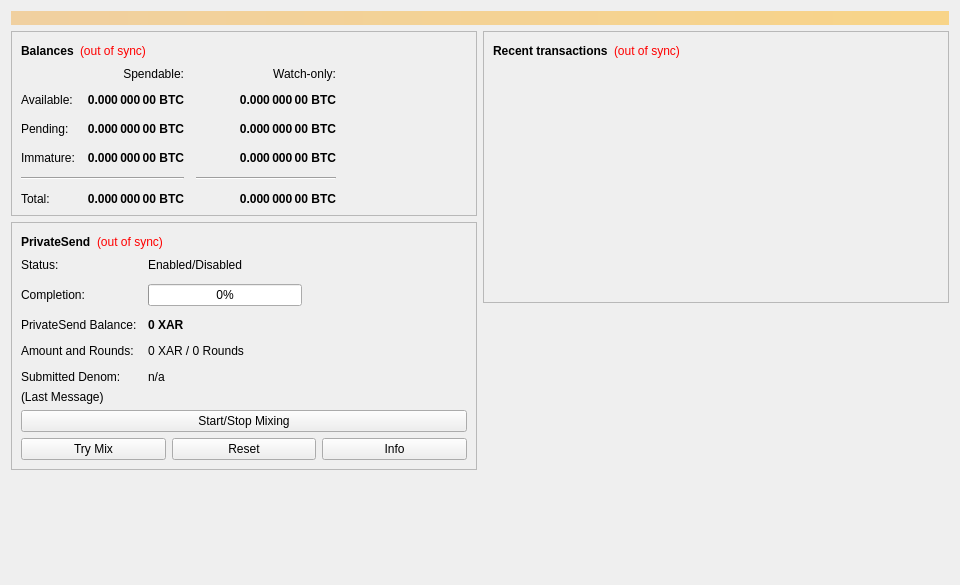
<?xml version="1.0" encoding="UTF-8"?>
<ui version="4.0">
 <class>OverviewPage</class>
 <widget class="QWidget" name="OverviewPage">
  <property name="geometry">
   <rect>
    <x>0</x>
    <y>0</y>
    <width>960</width>
    <height>585</height>
   </rect>
  </property>
  <property name="minimumSize">
   <size>
    <width>960</width>
    <height>0</height>
   </size>
  </property>
  <property name="windowTitle">
   <string>Form</string>
  </property>
  <layout class="QVBoxLayout" name="topLayout">
   <item>
    <widget class="QLabel" name="labelAlerts">
     <property name="visible">
      <bool>false</bool>
     </property>
     <property name="styleSheet">
      <string notr="true">QLabel { background-color: qlineargradient(x1: 0, y1: 0, x2: 1, y2: 0, stop:0 #F0D0A0, stop:1 #F8D488); color:#000000; }</string>
     </property>
     <property name="wordWrap">
      <bool>true</bool>
     </property>
     <property name="margin">
      <number>3</number>
     </property>
     <property name="textInteractionFlags">
      <set>Qt::TextSelectableByMouse</set>
     </property>
    </widget>
   </item>
   <item>
    <layout class="QHBoxLayout" name="horizontalLayout" stretch="1,1">
     <item>
      <layout class="QVBoxLayout" name="verticalLayout_2">
       <item>
        <widget class="QFrame" name="frame">
         <property name="frameShape">
          <enum>QFrame::StyledPanel</enum>
         </property>
         <property name="frameShadow">
          <enum>QFrame::Raised</enum>
         </property>
         <layout class="QVBoxLayout" name="verticalLayout_4">
          <item>
           <layout class="QHBoxLayout" name="horizontalLayout_4">
            <item>
             <widget class="QLabel" name="label_5">
              <property name="font">
               <font>
                <weight>75</weight>
                <bold>true</bold>
               </font>
              </property>
              <property name="text">
               <string>Balances</string>
              </property>
             </widget>
            </item>
            <item>
             <widget class="QLabel" name="labelWalletStatus">
              <property name="toolTip">
               <string>The displayed information may be out of date. Your wallet automatically synchronizes with the Soxar network after a connection is established, but this process has not completed yet.</string>
              </property>
              <property name="styleSheet">
               <string notr="true">QLabel { color: red; }</string>
              </property>
              <property name="text">
               <string notr="true">(out of sync)</string>
              </property>
              <property name="alignment">
               <set>Qt::AlignLeading|Qt::AlignLeft|Qt::AlignVCenter</set>
              </property>
             </widget>
            </item>
            <item>
             <spacer name="horizontalSpacer_3">
              <property name="orientation">
               <enum>Qt::Horizontal</enum>
              </property>
              <property name="sizeHint" stdset="0">
               <size>
                <width>40</width>
                <height>20</height>
               </size>
              </property>
             </spacer>
            </item>
           </layout>
          </item>
          <item>
           <layout class="QGridLayout" name="gridLayout">
            <property name="spacing">
             <number>12</number>
            </property>
            <item row="2" column="2">
             <widget class="QLabel" name="labelWatchPending">
              <property name="font">
               <font>
                <weight>75</weight>
                <bold>true</bold>
               </font>
              </property>
              <property name="cursor">
               <cursorShape>IBeamCursor</cursorShape>
              </property>
              <property name="toolTip">
               <string>Unconfirmed transactions to watch-only addresses</string>
              </property>
              <property name="text">
               <string notr="true">0.000 000 00 BTC</string>
              </property>
              <property name="alignment">
               <set>Qt::AlignRight|Qt::AlignTrailing|Qt::AlignVCenter</set>
              </property>
              <property name="textInteractionFlags">
               <set>Qt::LinksAccessibleByMouse|Qt::TextSelectableByKeyboard|Qt::TextSelectableByMouse</set>
              </property>
             </widget>
            </item>
            <item row="2" column="1">
             <widget class="QLabel" name="labelUnconfirmed">
              <property name="font">
               <font>
                <weight>75</weight>
                <bold>true</bold>
               </font>
              </property>
              <property name="cursor">
               <cursorShape>IBeamCursor</cursorShape>
              </property>
              <property name="toolTip">
               <string>Total of transactions that have yet to be confirmed, and do not yet count toward the spendable balance</string>
              </property>
              <property name="text">
               <string notr="true">0.000 000 00 BTC</string>
              </property>
              <property name="alignment">
               <set>Qt::AlignRight|Qt::AlignTrailing|Qt::AlignVCenter</set>
              </property>
              <property name="textInteractionFlags">
               <set>Qt::LinksAccessibleByMouse|Qt::TextSelectableByKeyboard|Qt::TextSelectableByMouse</set>
              </property>
             </widget>
            </item>
            <item row="3" column="2">
             <widget class="QLabel" name="labelWatchImmature">
              <property name="font">
               <font>
                <weight>75</weight>
                <bold>true</bold>
               </font>
              </property>
              <property name="cursor">
               <cursorShape>IBeamCursor</cursorShape>
              </property>
              <property name="toolTip">
               <string>Mined balance in watch-only addresses that has not yet matured</string>
              </property>
              <property name="text">
               <string notr="true">0.000 000 00 BTC</string>
              </property>
              <property name="alignment">
               <set>Qt::AlignRight|Qt::AlignTrailing|Qt::AlignVCenter</set>
              </property>
              <property name="textInteractionFlags">
               <set>Qt::LinksAccessibleByMouse|Qt::TextSelectableByKeyboard|Qt::TextSelectableByMouse</set>
              </property>
             </widget>
            </item>
            <item row="4" column="0" colspan="2">
             <widget class="Line" name="lineSpendableBalance">
              <property name="orientation">
               <enum>Qt::Horizontal</enum>
              </property>
             </widget>
            </item>
            <item row="4" column="2">
             <widget class="Line" name="lineWatchBalance">
              <property name="sizePolicy">
               <sizepolicy hsizetype="Preferred" vsizetype="Fixed">
                <horstretch>0</horstretch>
                <verstretch>0</verstretch>
               </sizepolicy>
              </property>
              <property name="minimumSize">
               <size>
                <width>140</width>
                <height>0</height>
               </size>
              </property>
              <property name="orientation">
               <enum>Qt::Horizontal</enum>
              </property>
             </widget>
            </item>
            <item row="5" column="0">
             <widget class="QLabel" name="labelTotalText">
              <property name="text">
               <string>Total:</string>
              </property>
             </widget>
            </item>
            <item row="3" column="1">
             <widget class="QLabel" name="labelImmature">
              <property name="font">
               <font>
                <weight>75</weight>
                <bold>true</bold>
               </font>
              </property>
              <property name="cursor">
               <cursorShape>IBeamCursor</cursorShape>
              </property>
              <property name="toolTip">
               <string>Mined balance that has not yet matured</string>
              </property>
              <property name="text">
               <string notr="true">0.000 000 00 BTC</string>
              </property>
              <property name="alignment">
               <set>Qt::AlignRight|Qt::AlignTrailing|Qt::AlignVCenter</set>
              </property>
              <property name="textInteractionFlags">
               <set>Qt::LinksAccessibleByMouse|Qt::TextSelectableByKeyboard|Qt::TextSelectableByMouse</set>
              </property>
             </widget>
            </item>
            <item row="2" column="3">
             <spacer name="horizontalSpacer_2">
              <property name="orientation">
               <enum>Qt::Horizontal</enum>
              </property>
              <property name="sizeHint" stdset="0">
               <size>
                <width>40</width>
                <height>20</height>
               </size>
              </property>
             </spacer>
            </item>
            <item row="3" column="0">
             <widget class="QLabel" name="labelImmatureText">
              <property name="text">
               <string>Immature:</string>
              </property>
             </widget>
            </item>
            <item row="5" column="1">
             <widget class="QLabel" name="labelTotal">
              <property name="font">
               <font>
                <weight>75</weight>
                <bold>true</bold>
               </font>
              </property>
              <property name="cursor">
               <cursorShape>IBeamCursor</cursorShape>
              </property>
              <property name="toolTip">
               <string>Your current total balance</string>
              </property>
              <property name="text">
               <string notr="true">0.000 000 00 BTC</string>
              </property>
              <property name="alignment">
               <set>Qt::AlignRight|Qt::AlignTrailing|Qt::AlignVCenter</set>
              </property>
              <property name="textInteractionFlags">
               <set>Qt::LinksAccessibleByMouse|Qt::TextSelectableByKeyboard|Qt::TextSelectableByMouse</set>
              </property>
             </widget>
            </item>
            <item row="5" column="2">
             <widget class="QLabel" name="labelWatchTotal">
              <property name="font">
               <font>
                <weight>75</weight>
                <bold>true</bold>
               </font>
              </property>
              <property name="cursor">
               <cursorShape>IBeamCursor</cursorShape>
              </property>
              <property name="toolTip">
               <string>Current total balance in watch-only addresses</string>
              </property>
              <property name="text">
               <string notr="true">0.000 000 00 BTC</string>
              </property>
              <property name="alignment">
               <set>Qt::AlignRight|Qt::AlignTrailing|Qt::AlignVCenter</set>
              </property>
              <property name="textInteractionFlags">
               <set>Qt::LinksAccessibleByMouse|Qt::TextSelectableByKeyboard|Qt::TextSelectableByMouse</set>
              </property>
             </widget>
            </item>
            <item row="0" column="2">
             <widget class="QLabel" name="labelWatchonly">
              <property name="text">
               <string>Watch-only:</string>
              </property>
              <property name="alignment">
               <set>Qt::AlignRight|Qt::AlignTrailing|Qt::AlignVCenter</set>
              </property>
             </widget>
            </item>
            <item row="1" column="0">
             <widget class="QLabel" name="labelBalanceText">
              <property name="text">
               <string>Available:</string>
              </property>
             </widget>
            </item>
            <item row="1" column="1">
             <widget class="QLabel" name="labelBalance">
              <property name="font">
               <font>
                <weight>75</weight>
                <bold>true</bold>
               </font>
              </property>
              <property name="cursor">
               <cursorShape>IBeamCursor</cursorShape>
              </property>
              <property name="toolTip">
               <string>Your current spendable balance</string>
              </property>
              <property name="text">
               <string notr="true">0.000 000 00 BTC</string>
              </property>
              <property name="alignment">
               <set>Qt::AlignRight|Qt::AlignTrailing|Qt::AlignVCenter</set>
              </property>
              <property name="textInteractionFlags">
               <set>Qt::LinksAccessibleByMouse|Qt::TextSelectableByKeyboard|Qt::TextSelectableByMouse</set>
              </property>
             </widget>
            </item>
            <item row="1" column="2">
             <widget class="QLabel" name="labelWatchAvailable">
              <property name="font">
               <font>
                <weight>75</weight>
                <bold>true</bold>
               </font>
              </property>
              <property name="cursor">
               <cursorShape>IBeamCursor</cursorShape>
              </property>
              <property name="toolTip">
               <string>Your current balance in watch-only addresses</string>
              </property>
              <property name="text">
               <string notr="true">0.000 000 00 BTC</string>
              </property>
              <property name="alignment">
               <set>Qt::AlignRight|Qt::AlignTrailing|Qt::AlignVCenter</set>
              </property>
              <property name="textInteractionFlags">
               <set>Qt::LinksAccessibleByMouse|Qt::TextSelectableByKeyboard|Qt::TextSelectableByMouse</set>
              </property>
             </widget>
            </item>
            <item row="2" column="0">
             <widget class="QLabel" name="labelPendingText">
              <property name="text">
               <string>Pending:</string>
              </property>
             </widget>
            </item>
            <item row="0" column="1">
             <widget class="QLabel" name="labelSpendable">
              <property name="text">
               <string>Spendable:</string>
              </property>
              <property name="alignment">
               <set>Qt::AlignRight|Qt::AlignTrailing|Qt::AlignVCenter</set>
              </property>
             </widget>
            </item>
           </layout>
          </item>
         </layout>
        </widget>
       </item>
       <item>
        <widget class="QFrame" name="framePrivateSend">
         <property name="layoutDirection">
          <enum>Qt::LeftToRight</enum>
         </property>
         <property name="frameShape">
          <enum>QFrame::StyledPanel</enum>
         </property>
         <property name="frameShadow">
          <enum>QFrame::Raised</enum>
         </property>
         <layout class="QVBoxLayout" name="VerticalLayout_PS1">
          <item>
           <layout class="QHBoxLayout" name="horizontalLayout_5">
            <item>
             <widget class="QLabel" name="labelPrivateSendHeader">
              <property name="font">
               <font>
                <weight>75</weight>
                <bold>true</bold>
               </font>
              </property>
              <property name="text">
               <string>PrivateSend</string>
              </property>
             </widget>
            </item>
            <item>
             <widget class="QLabel" name="labelPrivateSendSyncStatus">
              <property name="toolTip">
               <string>The displayed information may be out of date. Your wallet automatically synchronizes with the Soxar network after a connection is established, but this process has not completed yet.</string>
              </property>
              <property name="styleSheet">
               <string notr="true">QLabel { color: red; }</string>
              </property>
              <property name="text">
               <string notr="true">(out of sync)</string>
              </property>
              <property name="alignment">
               <set>Qt::AlignLeading|Qt::AlignLeft|Qt::AlignVCenter</set>
              </property>
             </widget>
            </item>
            <item>
             <spacer name="horizontalSpacer_4">
              <property name="orientation">
               <enum>Qt::Horizontal</enum>
              </property>
              <property name="sizeHint" stdset="0">
               <size>
                <width>40</width>
                <height>20</height>
               </size>
              </property>
             </spacer>
            </item>
           </layout>
          </item>
          <item>
           <layout class="QFormLayout" name="privateSendFormLayout">
            <property name="fieldGrowthPolicy">
             <enum>QFormLayout::AllNonFixedFieldsGrow</enum>
            </property>
            <property name="horizontalSpacing">
             <number>11</number>
            </property>
            <property name="verticalSpacing">
             <number>12</number>
            </property>
            <item row="0" column="0">
             <widget class="QLabel" name="labelPrivateSendEnabledText">
              <property name="text">
               <string>Status:</string>
              </property>
             </widget>
            </item>
            <item row="0" column="1">
             <widget class="QLabel" name="labelPrivateSendEnabled">
              <property name="text">
               <string>Enabled/Disabled</string>
              </property>
             </widget>
            </item>
            <item row="1" column="0">
             <widget class="QLabel" name="labelCompletitionText">
              <property name="text">
               <string>Completion:</string>
              </property>
             </widget>
            </item>
            <item row="1" column="1">
             <widget class="QProgressBar" name="privateSendProgress">
              <property name="maximumSize">
               <size>
                <width>154</width>
                <height>16777215</height>
               </size>
              </property>
              <property name="value">
               <number>0</number>
              </property>
             </widget>
            </item>
            <item row="2" column="0">
             <widget class="QLabel" name="labelAnonymizedText">
              <property name="text">
               <string>PrivateSend Balance:</string>
              </property>
             </widget>
            </item>
            <item row="2" column="1">
             <widget class="QLabel" name="labelAnonymized">
              <property name="font">
               <font>
                <weight>75</weight>
                <bold>true</bold>
               </font>
              </property>
              <property name="text">
               <string notr="true">0 XAR</string>
              </property>
             </widget>
            </item>
            <item row="3" column="0">
             <widget class="QLabel" name="labelAmountAndRoundsText">
              <property name="text">
               <string>Amount and Rounds:</string>
              </property>
             </widget>
            </item>
            <item row="3" column="1">
             <widget class="QLabel" name="labelAmountRounds">
              <property name="text">
               <string>0 XAR / 0 Rounds</string>
              </property>
             </widget>
            </item>
            <item row="4" column="0">
             <widget class="QLabel" name="labelSubmittedDenomText">
              <property name="text">
               <string>Submitted Denom:</string>
              </property>
             </widget>
            </item>
            <item row="4" column="1">
             <widget class="QLabel" name="labelSubmittedDenom">
              <property name="toolTip">
               <string>The denominations you submitted to the Masternode.&lt;br&gt;To mix, other users must submit the exact same denominations.</string>
              </property>
              <property name="text">
               <string>n/a</string>
              </property>
             </widget>
            </item>
           </layout>
          </item>
          <item>
           <layout class="QVBoxLayout" name="VerticalLayout_PS">
            <item>
             <widget class="QLabel" name="labelPrivateSendLastMessage">
              <property name="text">
               <string>(Last Message)</string>
              </property>
              <property name="alignment">
               <set>Qt::AlignLeading|Qt::AlignLeft|Qt::AlignTop</set>
              </property>
              <property name="wordWrap">
               <bool>true</bool>
              </property>
             </widget>
            </item>
            <item>
             <widget class="QPushButton" name="togglePrivateSend">
              <property name="sizePolicy">
               <sizepolicy hsizetype="MinimumExpanding" vsizetype="Fixed">
                <horstretch>0</horstretch>
                <verstretch>0</verstretch>
               </sizepolicy>
              </property>
              <property name="text">
               <string>Start/Stop Mixing</string>
              </property>
             </widget>
            </item>
            <item>
             <layout class="QHBoxLayout" name="horizontalLayout_debugbuttons">
              <item>
               <widget class="QPushButton" name="privateSendAuto">
                <property name="sizePolicy">
                 <sizepolicy hsizetype="MinimumExpanding" vsizetype="Fixed">
                  <horstretch>0</horstretch>
                  <verstretch>0</verstretch>
                 </sizepolicy>
                </property>
                <property name="toolTip">
                 <string>Try to manually submit a PrivateSend request.</string>
                </property>
                <property name="text">
                 <string>Try Mix</string>
                </property>
               </widget>
              </item>
              <item>
               <widget class="QPushButton" name="privateSendReset">
                <property name="sizePolicy">
                 <sizepolicy hsizetype="MinimumExpanding" vsizetype="Fixed">
                  <horstretch>0</horstretch>
                  <verstretch>0</verstretch>
                 </sizepolicy>
                </property>
                <property name="toolTip">
                 <string>Reset the current status of PrivateSend (can interrupt PrivateSend if it's in the process of Mixing, which can cost you money!)</string>
                </property>
                <property name="autoFillBackground">
                 <bool>false</bool>
                </property>
                <property name="text">
                 <string>Reset</string>
                </property>
               </widget>
              </item>
              <item>
               <widget class="QPushButton" name="privateSendInfo">
                <property name="sizePolicy">
                 <sizepolicy hsizetype="MinimumExpanding" vsizetype="Fixed">
                  <horstretch>0</horstretch>
                  <verstretch>0</verstretch>
                 </sizepolicy>
                </property>
                <property name="toolTip">
                 <string>Information about PrivateSend and Mixing</string>
                </property>
                <property name="text">
                 <string>Info</string>
                </property>
               </widget>
              </item>
             </layout>
            </item>
           </layout>
          </item>
         </layout>
        </widget>
       </item>
       <item>
        <spacer name="verticalSpacer">
         <property name="orientation">
          <enum>Qt::Vertical</enum>
         </property>
         <property name="sizeHint" stdset="0">
          <size>
           <width>20</width>
           <height>40</height>
          </size>
         </property>
        </spacer>
       </item>
      </layout>
     </item>
     <item>
      <layout class="QVBoxLayout" name="verticalLayout_3">
       <item>
        <widget class="QFrame" name="frame_2">
         <property name="frameShape">
          <enum>QFrame::StyledPanel</enum>
         </property>
         <property name="frameShadow">
          <enum>QFrame::Raised</enum>
         </property>
         <layout class="QVBoxLayout" name="verticalLayout">
          <item>
           <layout class="QHBoxLayout" name="horizontalLayout_2">
            <item>
             <widget class="QLabel" name="label_4">
              <property name="font">
               <font>
                <weight>75</weight>
                <bold>true</bold>
               </font>
              </property>
              <property name="text">
               <string>Recent transactions</string>
              </property>
             </widget>
            </item>
            <item>
             <widget class="QLabel" name="labelTransactionsStatus">
              <property name="toolTip">
               <string>The displayed information may be out of date. Your wallet automatically synchronizes with the Soxar network after a connection is established, but this process has not completed yet.</string>
              </property>
              <property name="styleSheet">
               <string notr="true">QLabel { color: red; }</string>
              </property>
              <property name="text">
               <string notr="true">(out of sync)</string>
              </property>
              <property name="alignment">
               <set>Qt::AlignLeading|Qt::AlignLeft|Qt::AlignVCenter</set>
              </property>
             </widget>
            </item>
            <item>
             <spacer name="horizontalSpacer">
              <property name="orientation">
               <enum>Qt::Horizontal</enum>
              </property>
              <property name="sizeHint" stdset="0">
               <size>
                <width>40</width>
                <height>20</height>
               </size>
              </property>
             </spacer>
            </item>
           </layout>
          </item>
          <item>
           <widget class="QListView" name="listTransactions">
            <property name="styleSheet">
             <string notr="true">QListView { background: transparent; }</string>
            </property>
            <property name="frameShape">
             <enum>QFrame::NoFrame</enum>
            </property>
            <property name="verticalScrollBarPolicy">
             <enum>Qt::ScrollBarAlwaysOff</enum>
            </property>
            <property name="horizontalScrollBarPolicy">
             <enum>Qt::ScrollBarAlwaysOff</enum>
            </property>
            <property name="selectionMode">
             <enum>QAbstractItemView::NoSelection</enum>
            </property>
           </widget>
          </item>
         </layout>
        </widget>
       </item>
       <item>
        <spacer name="verticalSpacer_2">
         <property name="orientation">
          <enum>Qt::Vertical</enum>
         </property>
         <property name="sizeHint" stdset="0">
          <size>
           <width>20</width>
           <height>40</height>
          </size>
         </property>
        </spacer>
       </item>
      </layout>
     </item>
    </layout>
   </item>
  </layout>
 </widget>
 <resources/>
 <connections/>
</ui>
